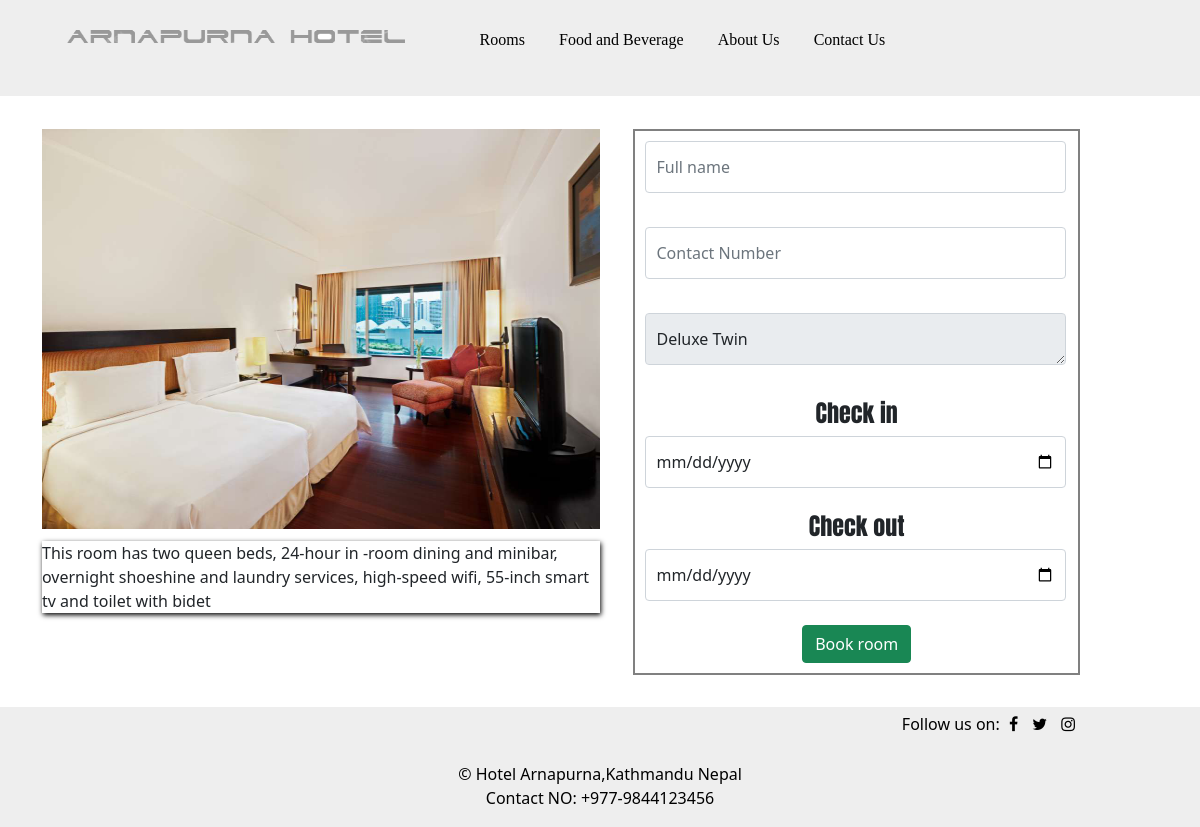
The app's page /room/2 with its own data.
### Room/models.py (models this page shows, shortened)
class ImagePost(models.Model):
    caption = models.CharField(max_length=50)
    description = models.CharField(max_length=200)
    image = models.FileField(upload_to='db.sqlite3', blank = True)#file will be saved to MEDIA_ROOT / db.sqlite3(pathname) / 2021#Media_root is for server path to store files in the computer.

### Room/views.py (the view, shortened to what this page needs)
# urls.py: path('room/<int:image_id>', views.details, name="details"),
def details(request, image_id):
    theta_image = get_object_or_404(ImagePost, pk=image_id)#get_object_or_404 get objects based on primary key,each objects in databse has number assigned to primary key
    return render(request, 'room/detail.html',{"theta_image":theta_image})

### Room/templates/room/detail.html (shortened to what this page needs)
{% extends "room/base.html" %}
{% block content %}
<div class="collect">
    <div class="detailfooter">
        <img src={{theta_image.image.url}} alt="picture" width="100%" height="400">
        <p>{{theta_image.description}}</p>
    </div>
        <div class="page-forms">
            <form id="reserve" action="{{x.id}}" method="post">
                <input type="text" name="fullname" id="fullname" class="form-control" placeholder="Full name" required><br>
                <input type="number" name="contact" id="contact" class="form-control" placeholder="Contact Number" required><br>
                <textarea type="text" name="room" class="form-control" placeholder="Select Room" rows="1" readonly >{{theta_image.caption}}</textarea><br>
                <h4>Check in</h4>
                <input type="date" name="checkin" id="checkin" class="form-control" placeholder="" required><br>
                <h4>Check out</h4>
                <input type="date" name="checkout" id="checkout" class="form-control" placeholder="P" required ><br>
                <button type="submit" class="btn btn-success" onclick="btnsub()" style="margin-bottom: 10px;">Book room</button>
            </form>
        </div>
</div>
{% endblock content %}

### Room/static/blog/main.css (style rules this page uses)
* { margin: 0px; padding: 0px; box-sizing: border-box; }
body { background-color: white; }

### Room/templates/room/detail.html (style rules this page uses)
.collect { display: flex; }
.page-forms { height: 50%; width: 40%; text-align: center; font-size: 16px; margin-top: 3%; border: 2px solid gray; }
.page-forms h4 { font-family: 'Anton', sans-serif; }
.form-control { width: 95%; margin-left: 10px; padding: 10px; box-sizing: border-box; outline: none; transition: all ease; line-height: 30px; }
.form-control[type="text"] { margin: 10px; }
.detailfooter { margin-bottom: 7%; }
.detailfooter { margin-top: 3%; padding-bottom: 20px; width: 50%; margin-right: 3%; }
.detailfooter p { margin-top: 2%; box-shadow: 1px 2px 5px black; width: 100%; }

### records on screen
ImagePost: image (picture), description "This room has two queen beds, 24-hour in -room dining and minibar, overnight shoeshine and laundry services, high-speed wifi, 55-inch smart tv and toilet with bidet", room "Deluxe Twin"
